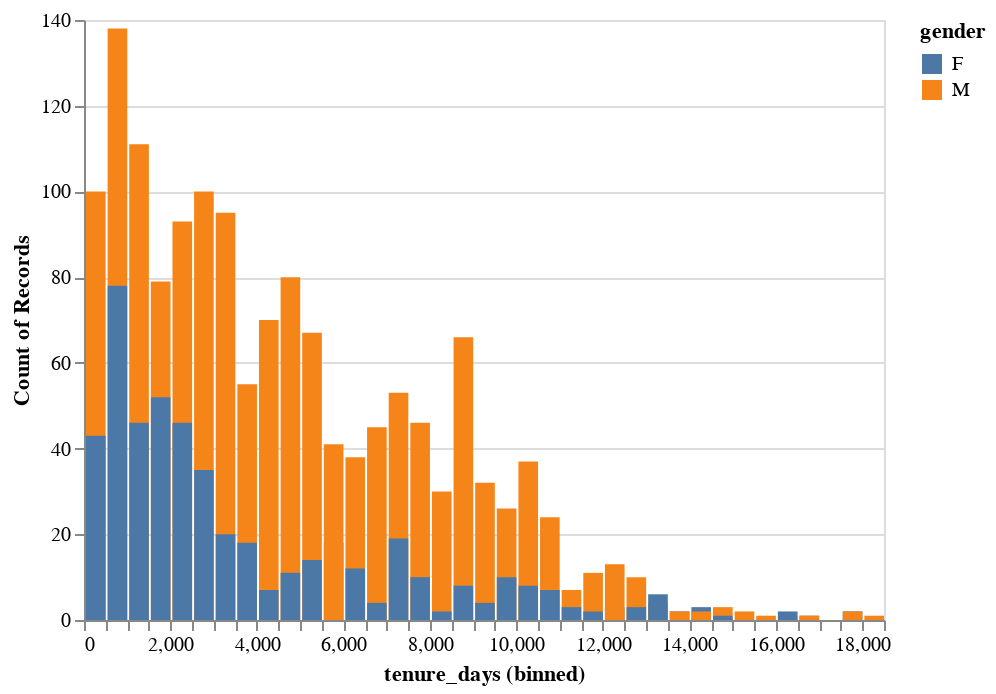

Notebook code for this chart:
### Code cell
alt.Chart(roster_2021).mark_bar().encode(
    x=alt.X('tenure_days', bin=alt.Bin(maxbins=50)),
    y=alt.Y('count()',stack=None),
    color=alt.Color('gender')
)

### Figure 1 — Vega-Lite specification as saved in the notebook (floating-point values rounded to 4 significant figures; data arrays with more than 128 entries replaced by an {"elided": "..."} marker saying what was removed)
{"config": {"view": {"continuousWidth": 400, "continuousHeight": 300}}, "data": {"name": "data-4971fb48fe263c1dc330fd170a011a8c"}, "mark": "bar", "encoding": {"color": {"type": "nominal", "field": "gender"}, "x": {"type": "quantitative", "bin": {"maxbins": 50}, "field": "tenure_days"}, "y": {"type": "quantitative", "aggregate": "count", "stack": null}}, "$schema": "https://vega.github.io/schema/vega-lite/v4.8.1.json", "datasets": {"data-4971fb48fe263c1dc330fd170a011a8c": {"elided": "1987 records"}}}
